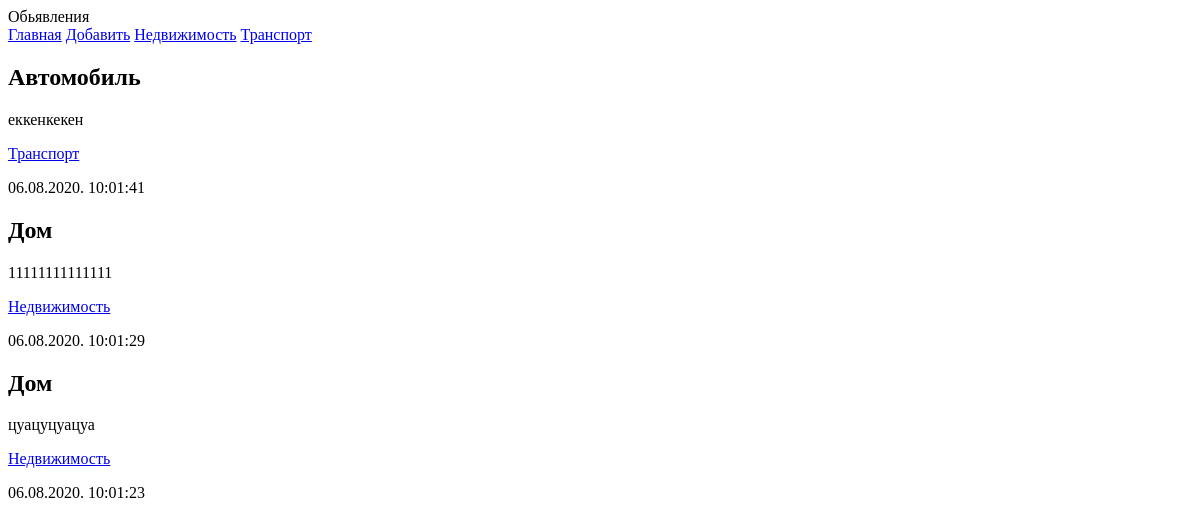
Page /bboard/ on the earlier database version.
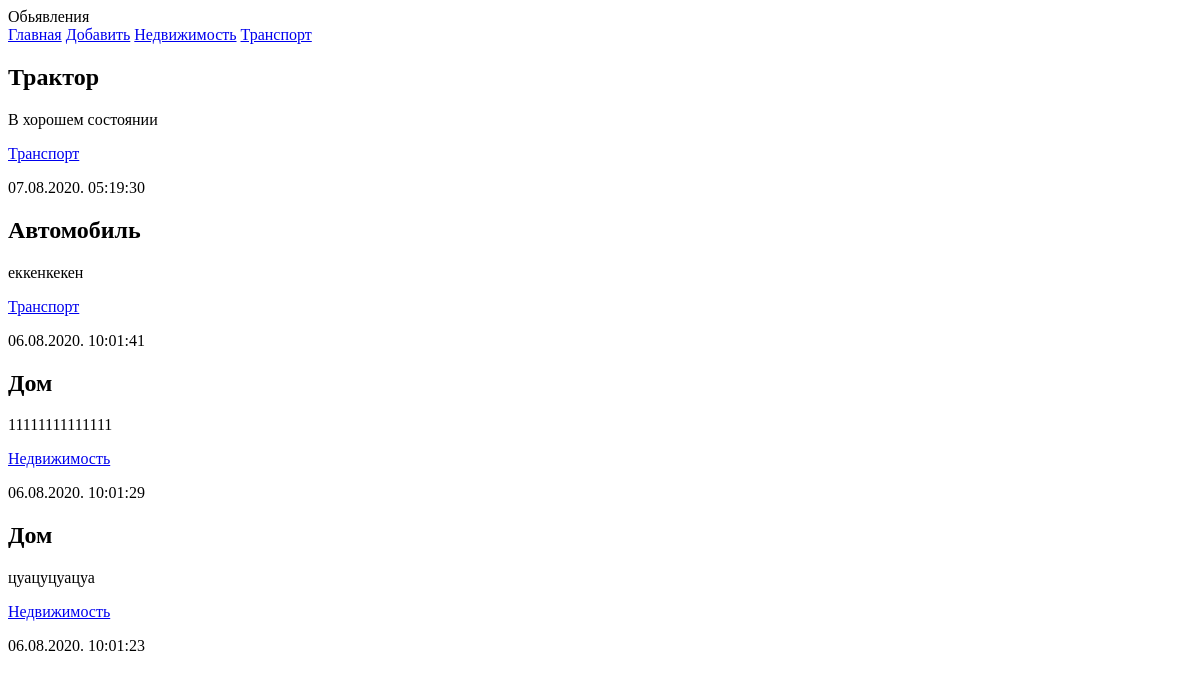
Same page on the later database version.
### bboard/models.py (models this page shows, shortened)
class Rubric(models.Model):
    name = models.CharField(max_length=20,db_index=True, verbose_name='Название')
    class Meta:
        verbose_name_plural='Рубрики'
        verbose_name='Рубрика'
        ordering = ['name']

class Bb(models.Model):
    title = models.CharField(max_length=50, verbose_name='Товар')
    content = models.TextField(null = True, blank = True, verbose_name='Описание')
    price = models.FloatField(null=True, blank=True, verbose_name='Цена')
    published=models.DateTimeField(auto_now_add=True, db_index=True, verbose_name='Опубликовано')
    rubric=models.ForeignKey('Rubric',null=True,on_delete=models.PROTECT, verbose_name='Рубрика')
    class Meta:
        verbose_name_plural='Обьявления'
        verbose_name='Обьявление'
        ordering = ['-published']

### bboard/views.py (the view)
# urls.py: path('', index,name='index'),
def index(request):
    bbs= Bb.objects.all()
    rubrics=Rubric.objects.all()
    context={'bbs':bbs,'rubrics':rubrics}
    return render(request, 'bboard/index.html',context)

### bboard/templates/bboard/index.html
{% extends "layout/basic.html" %}
{% block content %}
    {%for bb in bbs%}
    <div class="b">
        <h2>{{bb.title}}</h2>
        <p>{{bb.content}}</p>
        <p><a href="{% url 'by_rubric' bb.rubric.pk %}">
            {{bb.rubric.name}}</a></p>
        <p>{{bb.published|date:"d.m.Y. H:i:s"}}</p>
    </div>
    {% endfor %}
    {% endblock %}

### bboard/templates/layout/basic.html (shortened to what this page needs)
<!DOCTYPE html>
<html>
    <head>
    </head>
    <body>
    <header>Обьявления</header>
    <nav>
        <a href="{% url 'index' %}">Главная</a>
        <a href="{% url 'add' %}">Добавить</a>
        {% for rubric in rubrics %}
        <a href="{% url 'by_rubric' rubric.pk %}">
        {{rubric.name}}</a>
        {% endfor %}
    </nav>
    <section>
    {% block content %}
    {% endblock %}
    </section>
    </body>
</html>

Differences in the rows shown:
added Bb: title "Трактор", content "В хорошем состоянии", rubric.name "Транспорт", published "07.08.2020. 05:19:30"
